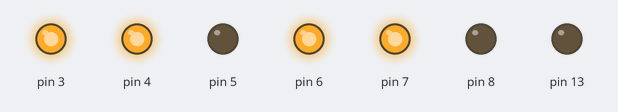
A sketch run on a simulated Arduino Uno, built with avr-gcc and run on an emulated ATmega328P. On the bench: output pins drawn as LEDs (lit = HIGH).

Above: at 0.3 s.
At 21.1 s:
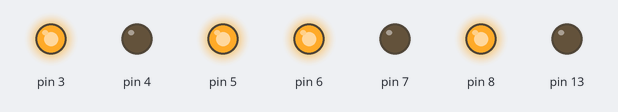
At 31.5 s:
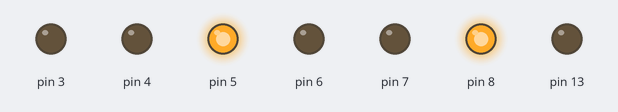
Timing chart, 0 to 54.0 s (numbered marks = the images above):
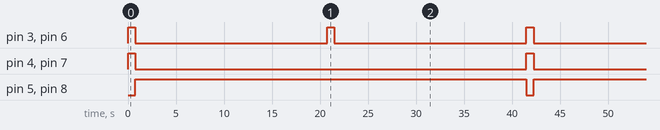

The sketch:

____.ino
```cpp
void setup()
{
  pinMode(3, OUTPUT);pinMode(4, OUTPUT);pinMode(5, OUTPUT);
  pinMode(6, OUTPUT);pinMode(7, OUTPUT);pinMode(8, OUTPUT); pinMode(13, OUTPUT);

}
void go(int L,int R){
  if(L>0){digitalWrite(4, 1); digitalWrite(5, 0);}
  else {digitalWrite(4, 0); digitalWrite(5, 1);}
  if(R>0){digitalWrite(7, 1); digitalWrite(8, 0);}
  else {digitalWrite(7, 0); digitalWrite(8, 1);}
  analogWrite(3, abs(L));
  analogWrite(6, abs(R));
}


void loop()
{


   go(255, 255);
   delay(750);
   go(0, 0);
   delay(20000);
   go(-255, -255);
   delay(750);
   go(0, 0);
   delay(20000);

}
```

Measured:
- by itself, pin 3, pin 6: alternates HIGH for 0.75 s and LOW for 20.0 s
- by itself, pin 4, pin 7: alternates HIGH for 0.75 s and LOW for 40.8 s
- by itself, pin 5, pin 8: alternates HIGH for 40.8 s and LOW for 0.75 s
